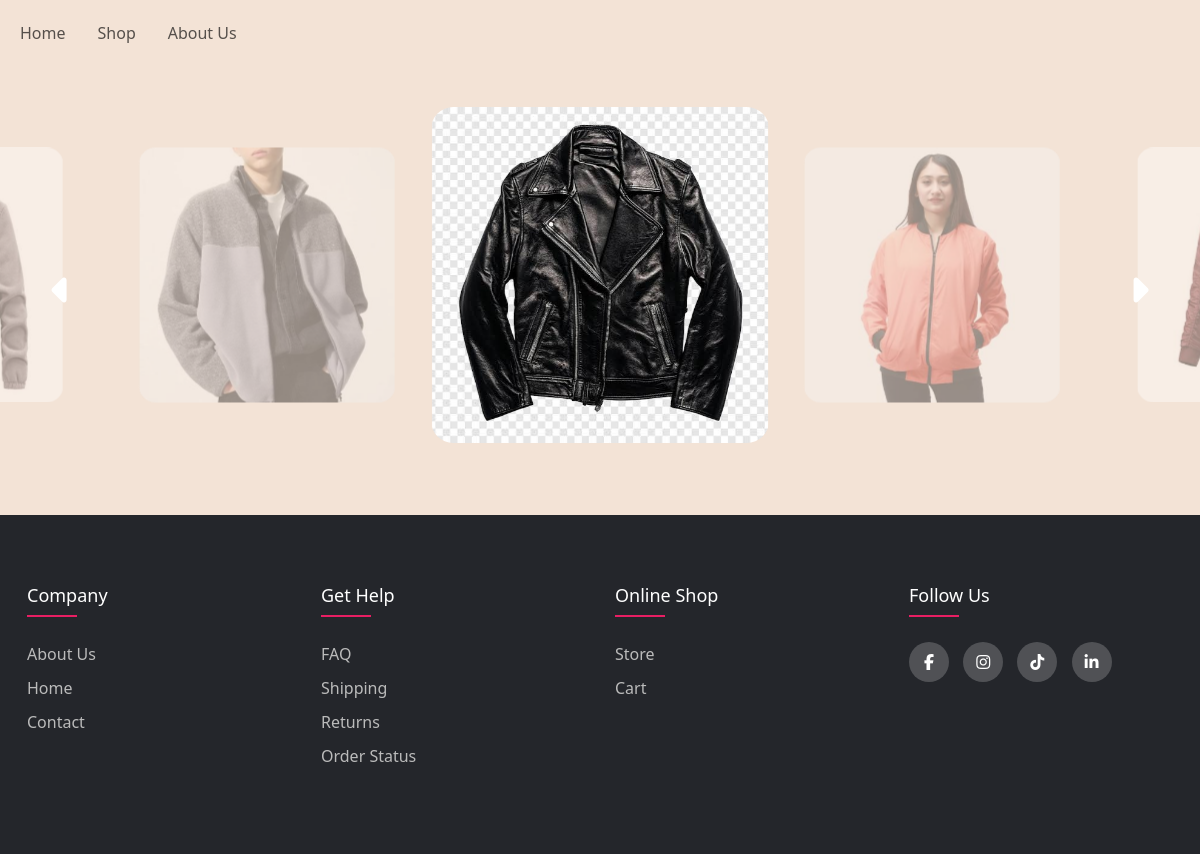
The app's page /, older data.
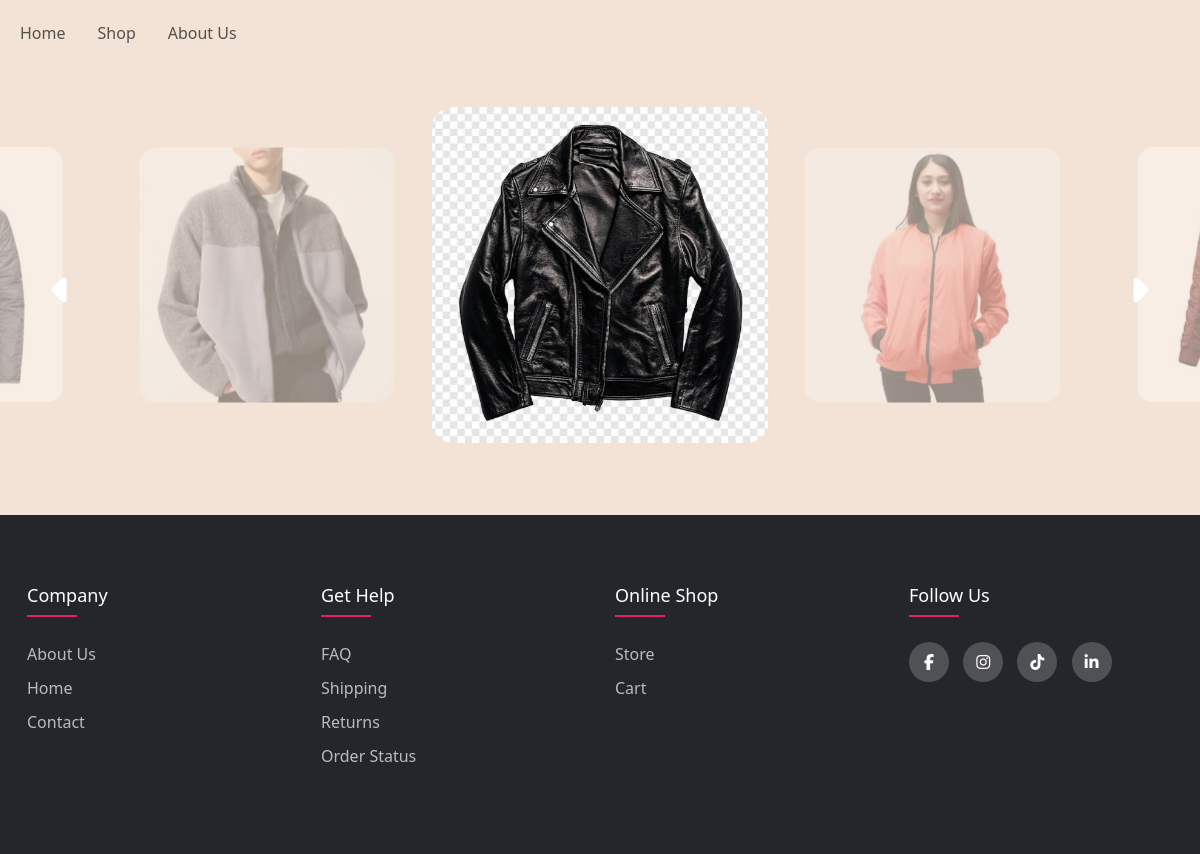
The same page, newer data.
### store/models.py (models this page shows, shortened)
class Product(models.Model):
    product_name = models.CharField(max_length=50)
    category = models.ForeignKey(Category, on_delete=models.CASCADE, null = True, blank = True)
    description = models.CharField(max_length=200)
    price = models.IntegerField(default=0)
    image = models.ImageField(upload_to="store/images", default="")

### store/views.py (the view)
# urls.py: path('', views.index, name='index'),
def index(request):
    product = Product.objects.all()
    params = {
        'swiper_product' : product
    }
    return render(request, 'store/index.html', params)

### store/templates/store/index.html (shortened to what this page needs)
{%extends 'store/navbar.html'%}
{% load static %}
{% block csslink %}
<link rel="stylesheet" href="https://cdnjs.cloudflare.com/ajax/libs/font-awesome/6.6.0/css/all.min.css" />
<link rel="stylesheet" href="https://cdn.jsdelivr.net/npm/swiper@11/swiper-bundle.min.css" />
<link rel="stylesheet" href="{% static 'store/index.css' %}">
{% endblock %}
{% block body %}
<div class="swiper mySwiper">
    <div class="swiper-wrapper">
        {% for prod in swiper_product %}
        <div class="swiper-slide">
            <div class="info">
                <img src="{{ prod.image.url }}" alt="{{ prod.product_name }}">
            </div>
        </div>
        {% endfor %}
    </div>
        <div class="swiper-button-next"><i class="fas fa-caret-right"></i></div>
        <div class="swiper-button-prev"><i class="fas fa-caret-left"></i></div>
</div>
{% endblock %}

Row changes from the older to the newer data that the page shows:
no longer on this page (row unchanged): Product: image (picture)
added Product: image (picture)
